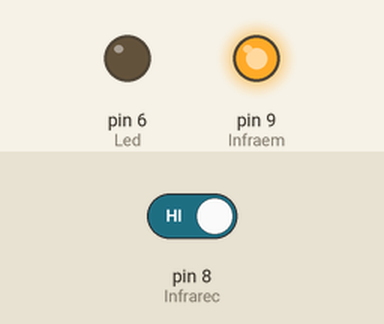
A sketch run on a simulated Arduino Uno, built with avr-gcc and run on an emulated ATmega328P. Shown: output pins drawn as LEDs (lit = HIGH). The inputs (shaded band) are chosen by the test bench; at power-on: pin 8 (Infrarec) HIGH. What the sketch prints to the serial monitor is not drawn.

Above: at 1.2 s.
1.3 s: pin 8 (Infrarec) driven LOW
At 2.5 s:
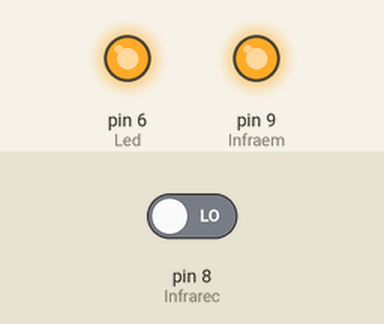
2.8 s: pin 8 (Infrarec) driven HIGH
At 3.9 s:
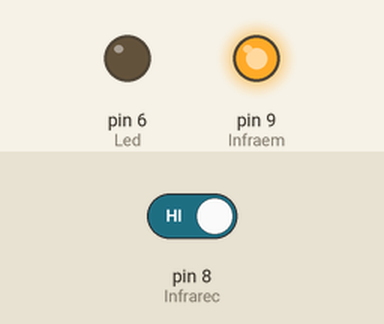
Timing chart, 0 to 5.8 s (numbered marks = the images above; inputs shaded):
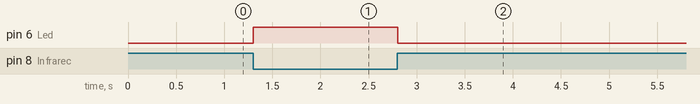

The sketch:

SensorInfra.ino
```cpp
#define Led 6
#define Infrarec 8
#define Infraem 9

void serial();
void setup() {
  Serial.begin(9600);
  pinMode(Led, OUTPUT);
  pinMode(Infrarec, INPUT);
  pinMode(Infraem, OUTPUT);
  digitalWrite(Infraem,HIGH);
}

void loop() {
   Serial.println(digitalRead(Infrarec));

if (digitalRead(Infrarec) == 0)
{
digitalWrite (Led,HIGH);
}

else
{
digitalWrite (Led,LOW);
}
}//end loop
```

Measured:
- after the input at 1.3 s, pin 6 (Led): LOW → HIGH at once
- after the input at 2.8 s, pin 6 (Led): HIGH → LOW at once
